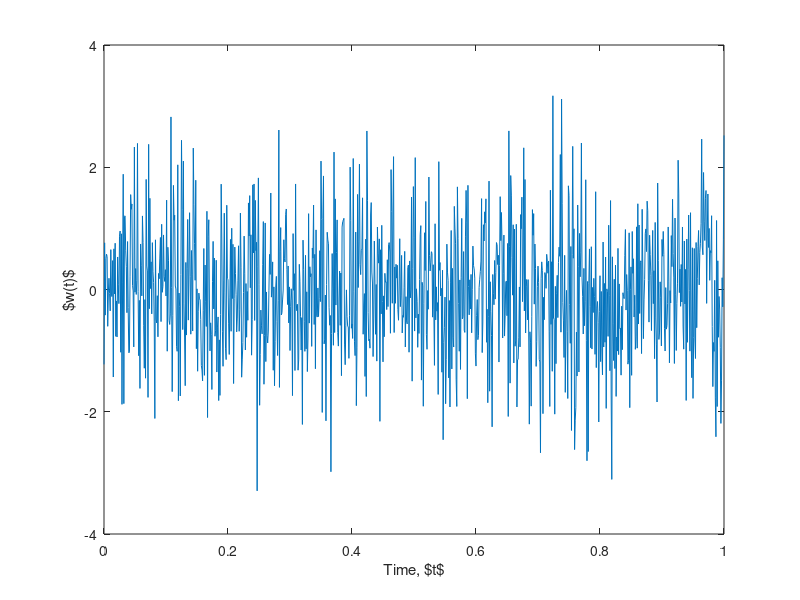

This chart was generated by the following MATLAB code:
%% Figure 3.10: White noise
%
% Copyright: 
%   2018 - Simo Särkkä and Arno Solin
%
% License:
%   This software is provided under the MIT License. See the accompanying 
%   LICENSE file for details.

%% A sketch of white noise

  if exist('rng') % Octave doesn't have rng
    rng(0,'twister');
  else
    randn('state',0);
  end

  figure(1); clf
    T = 0:0.001:1;
    X = randn(size(T));
    plot(T,X);
    xlabel('Time, $t$'); ylabel('$w(t)$')

    
